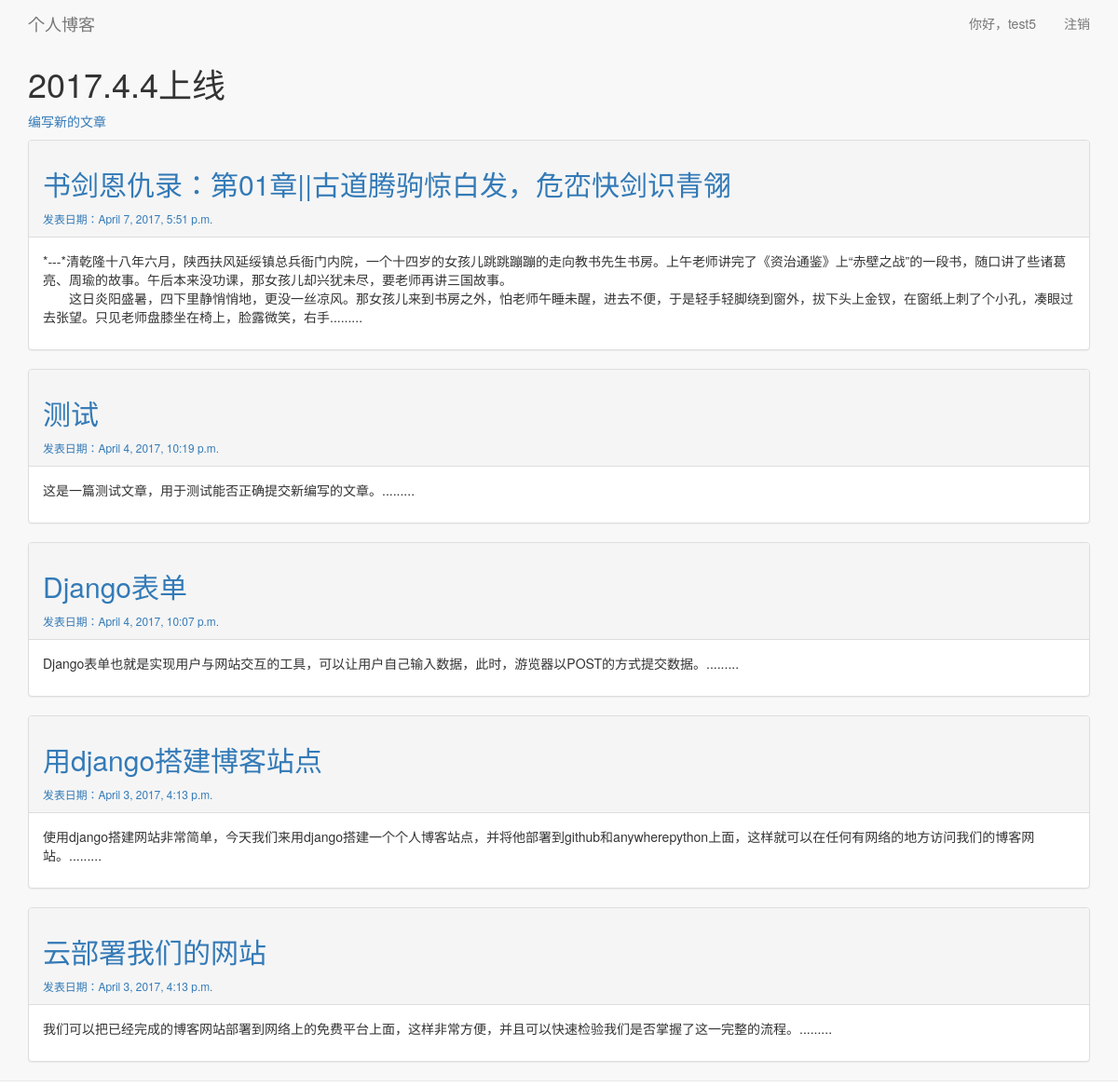
/ (signed in), run on the app's committed database.
### blog/models.py (models this page shows, shortened)
class Post(models.Model):
    author=models.ForeignKey('auth.User')
    title=models.CharField(max_length=200)
    text=models.TextField()
    create_date=models.DateTimeField(
            default=timezone.now)
    published_date=models.DateTimeField(
            blank=True,null=True)

### blog/views.py (the view)
# urls.py: url( r'^$',views.index, name = 'index' ),
@login_required
def index(request):
    posts=Post.objects.filter(published_date__lte=timezone.now()).order_by('-published_date')
    for post in posts:
        post.text=post.text[:222]+'.........'
    return render(request,'blog/index.html',{'posts':posts})

### blog/templates/blog/index.html
{% extends 'blog/base.html' %}
{% block header %}
	<h1>2017.4.4上线</h1>
{% endblock header %}
{% block content %}
<p>
	<a href="{% url 'blog:new_article' %}">编写新的文章</a>
</p>
{% for post in posts %}
	<div class="panel panel-default">
		<div class="panel-heading">
			<h2>
				<a href="{% url 'blog:look_over_article'  post.id %}">{{ post.title }}</a>
			</h2>
			<small>
				<a>发表日期：{{ post.published_date }}</a>
			</small>
		</div>
		<div class="panel-body">
			{{post.text|linebreaks}}
		</div>
	</div>
{% empty %}
	没有任何文章可以查看
{% endfor %}
{% endblock content %}

### blog/templates/blog/base.html (shortened to what this page needs)
{% load bootstrap3 %}
<!DOCTYPE html>
<html lang='en'>
	<head>
		{% bootstrap_css %}
	</head>
	<body>
		<nav class="navbar navbar-default navbar-static-top">
			<div class="container">
				<div class="navbar-header">
					<a class="navbar-brand" href="{% url 'blog:index' %}">
					个人博客</a>
				</div>
				<div id="navbar" class="navbar-collapse collapse">
					<ul class="nav navbar-nav navbar-right">
						{% if user.is_authenticated %}
						<li><a>你好，{{ user.username }}</a></li>
						<li><a href="{% url 'users:logout' %}">注销</a></li>
						{% else %}
						<li><a href="{% url 'users:login' %}">登陆</a></li>
						<li><a href="{% url 'users:register' %}">注册</a></li>
						{% endif %}
					</ul>
				</div>
			</div>
		<nav>
		<div class="container">
			<div class="page-head">
				{% block header %}{% endblock header %}
			</div>
			<div>
				{% block content %}{% endblock content %}
			</div>
		</div>
	</body>
</html>

### data on the page
Post: title "书剑恩仇录：第01章||古道腾驹惊白发，危峦快剑识青翎", published_date "April 7, 2017, 5:51 p.m.", text "*---*清乾隆十八年六月，陕西扶风延绥镇总兵衙门内院，一个十四岁的女孩儿跳跳蹦蹦的走向教书先生书房。上午老师讲完了《资治通鉴》上“赤壁之战”的一段书，随口讲了些诸葛亮、周瑜的故事。午后本来没功课，那女孩儿却兴犹未尽，要老师再讲三国故事。 这日炎阳盛暑，四下里静悄悄地，更没一丝凉风。那女孩儿来到书房之外，怕老师午睡未醒，进去不便，于是轻手轻脚绕到窗外，拔下头上金钗，在窗纸上刺了个小孔，凑眼过去张望。只见老师盘膝坐在椅上，脸露微笑，右手........."
Post: title "测试", published_date "April 4, 2017, 10:19 p.m.", text "这是一篇测试文章，用于测试能否正确提交新编写的文章。........."
Post: title "Django表单", published_date "April 4, 2017, 10:07 p.m.", text "Django表单也就是实现用户与网站交互的工具，可以让用户自己输入数据，此时，游览器以POST的方式提交数据。........."
Post: title "用django搭建博客站点", published_date "April 3, 2017, 4:13 p.m.", text "使用django搭建网站非常简单，今天我们来用django搭建一个个人博客站点，并将他部署到github和anywherepython上面，这样就可以在任何有网络的地方访问我们的博客网站。........."
Post: title "云部署我们的网站", published_date "April 3, 2017, 4:13 p.m.", text "我们可以把已经完成的博客网站部署到网络上的免费平台上面，这样非常方便，并且可以快速检验我们是否掌握了这一完整的流程。........."

### other printed values
{{ user.username }} "test5"
